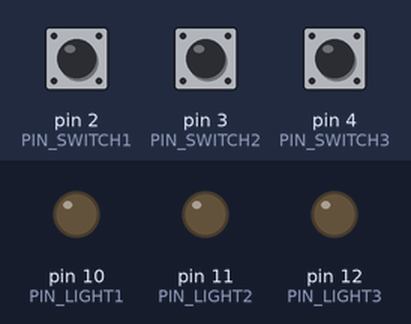
A sketch run on a simulated Arduino Uno, built with avr-gcc and run on an emulated ATmega328P. Shown: output pins drawn as LEDs (lit = HIGH). The inputs (shaded band) are chosen by the test bench; at power-on: pin 2 (PIN_SWITCH1) LOW, pin 3 (PIN_SWITCH2) LOW, pin 4 (PIN_SWITCH3) LOW.

Above: at 1.2 s.
1.3 s: pin 2 (PIN_SWITCH1) pulled HIGH for 0.15 s
At 1.4 s:
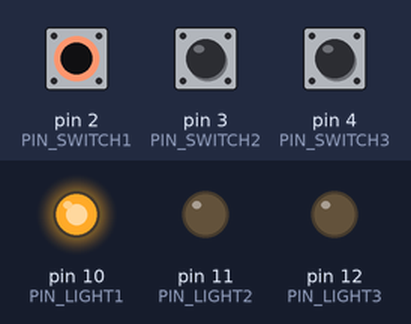
3.0 s: pin 3 (PIN_SWITCH2) pulled HIGH for 0.15 s
At 3.1 s:
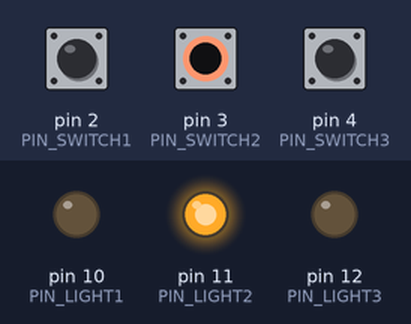
4.7 s: pin 4 (PIN_SWITCH3) pulled HIGH for 0.15 s
At 4.8 s:
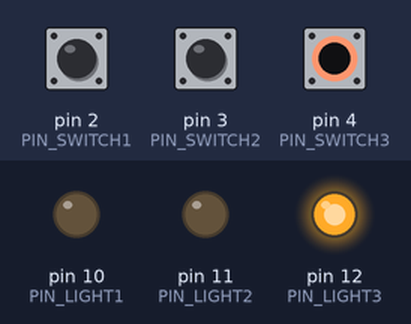
6.4 s: pin 4 (PIN_SWITCH3) pulled HIGH for 3.2 s
At 10.8 s:
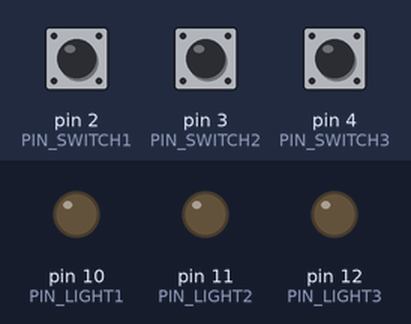
11.1 s: pin 2 (PIN_SWITCH1) pulled HIGH for 3.2 s
At 11.9 s:
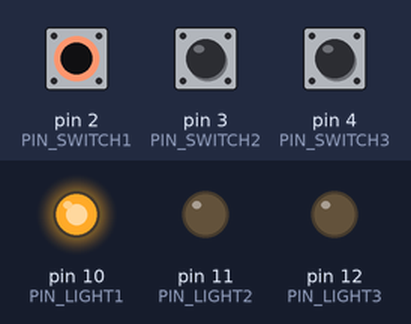
15.8 s: pin 2 (PIN_SWITCH1) driven HIGH and pin 3 (PIN_SWITCH2) driven HIGH
At 16.8 s:
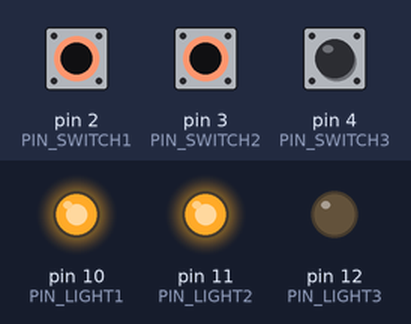
Timing chart, 0 to 18.3 s (numbered marks = the images above; inputs shaded):
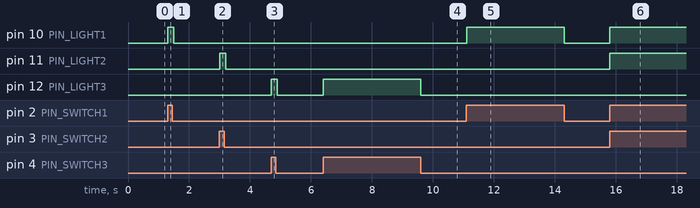

The sketch:

day-04_cabin-lighting.ino
```cpp
// CONFIG

#define PIN_SWITCH1 2
#define PIN_LIGHT1 10

#define PIN_SWITCH2 3
#define PIN_LIGHT2 11

#define PIN_SWITCH3 4
#define PIN_LIGHT3 12

// SETUP AND MAIN LOOP

void setup() {
  setupLightCircuit(PIN_SWITCH1, PIN_LIGHT1);
  setupLightCircuit(PIN_SWITCH2, PIN_LIGHT2);
  setupLightCircuit(PIN_SWITCH3, PIN_LIGHT3);
}

void loop() {
  setLight(PIN_LIGHT1, PIN_SWITCH1);
  setLight(PIN_LIGHT2, PIN_SWITCH2);
  setLight(PIN_LIGHT3, PIN_SWITCH3);
  delay(100);
}

// HELPERS

void setupLightCircuit(int swtch, int light) {
  pinMode(swtch, INPUT);
  pinMode(light, OUTPUT);
  digitalWrite(light, LOW);
}

void setLight(int light, int swtch) {
  digitalWrite(light, digitalRead(swtch));
}
```

Measured:
- after the input at 1.3 s, pin 10 (PIN_LIGHT1): LOW → HIGH at once, → LOW 0.20 s later
- after the input at 3.0 s, pin 11 (PIN_LIGHT2): LOW → HIGH at once, → LOW 0.20 s later
- after the input at 4.7 s, pin 12 (PIN_LIGHT3): LOW → HIGH at once, → LOW 0.20 s later
- after the input at 6.4 s, pin 12 (PIN_LIGHT3): LOW → HIGH at once, → LOW 3.2 s later
- after the input at 11.1 s, pin 10 (PIN_LIGHT1): LOW → HIGH at once, → LOW 3.2 s later
- after the input at 15.8 s, pin 10 (PIN_LIGHT1), pin 11 (PIN_LIGHT2): LOW → HIGH at once
